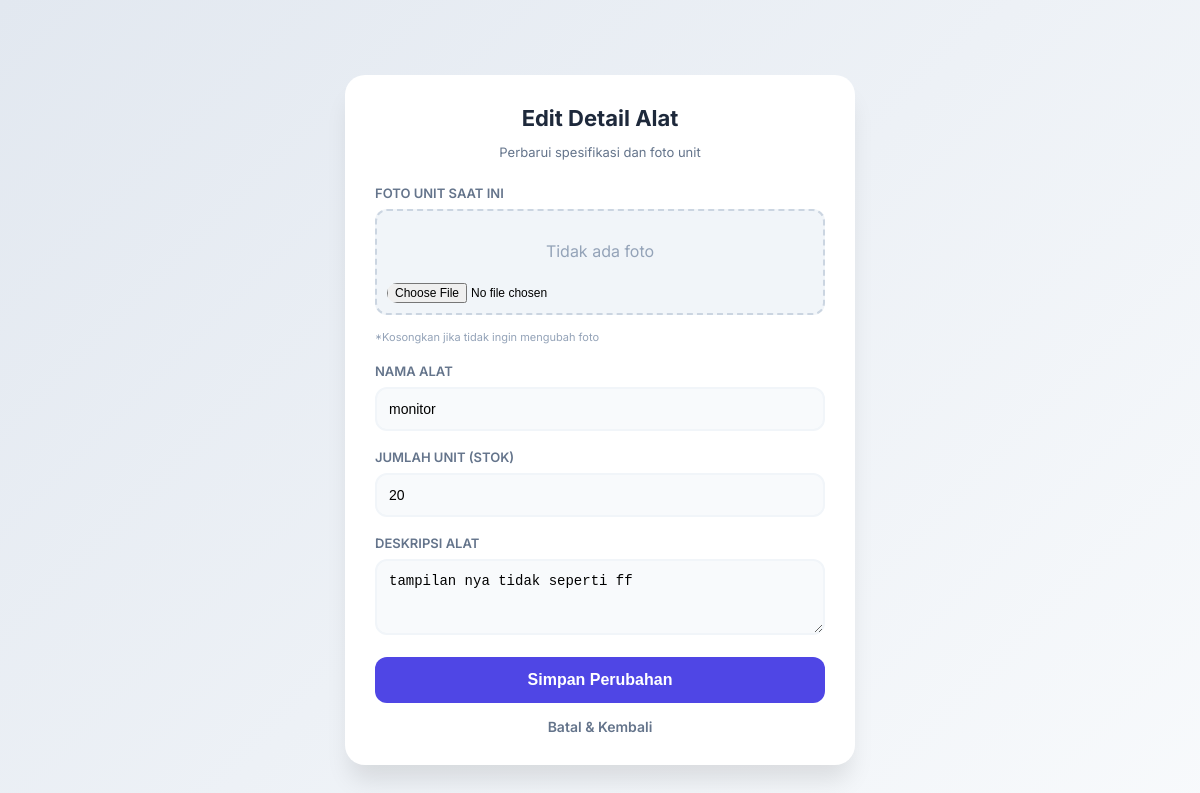
/app/view/admin/edit_alat.php?id=2 (signed in), run on the app's committed database.
### tables this page shows
CREATE TABLE `alat` (
  `alat_id` int(11) NOT NULL,
  `kategori_id` int(11) DEFAULT NULL,
  `nama_alat` varchar(100) NOT NULL,
  `stok` int(11) DEFAULT 0,
  `deskripsi` text DEFAULT NULL,
  `gambar` varchar(255) DEFAULT 'default.jpg',
  `denda_per_hari` int(11) DEFAULT 0
);

### app/view/admin/edit_alat.php (the view, shortened to what this page needs)
<?php
$host = "localhost";
$user = "root";
$pass = "";
$db   = "peminjaman_alat";
$conn = mysqli_connect($host, $user, $pass, $db);
$id = isset($_GET['id']) ? $_GET['id'] : 0;
$sql = "SELECT * FROM alat WHERE alat_id = ?";
$stmt = mysqli_prepare($conn, $sql);
mysqli_stmt_bind_param($stmt, "i", $id);
mysqli_stmt_execute($stmt);
$result = mysqli_stmt_get_result($stmt);
$data = mysqli_fetch_assoc($result);
?>
<!DOCTYPE html>
<html lang="id">
<head>
</head>
<body>
    <div class="edit-card">
        <div class="header">
            <h2>Edit Detail Alat</h2>
            <p style="color: #64748b; font-size: 13px;">Perbarui spesifikasi dan foto unit</p>
        </div>
        <form action="" method="POST" enctype="multipart/form-data">
            <div class="form-group">
                <label>Foto Unit Saat Ini</label>
                <div class="preview-container">
                    <?php if (!empty($data['gambar']) && file_exists("img/" . $data['gambar'])): ?>
                        <img src="img/<?php echo $data['gambar']; ?>" class="img-display" alt="Foto Alat">
                    <?php else: ?>
                        <div style="padding: 20px; color: #94a3b8;">Tidak ada foto</div>
                    <?php endif; ?>
                    <input type="file" name="gambar" class="file-input">
                </div>
                <small style="color: #94a3b8; font-size: 11px;">*Kosongkan jika tidak ingin mengubah foto</small>
            </div>
            <div class="form-group">
                <label>Nama Alat</label>
                <input type="text" name="nama_alat" value="<?php echo htmlspecialchars($data['nama_alat']); ?>" required>
            </div>
            <div class="form-group">
                <label>Jumlah Unit (Stok)</label>
                <input type="number" name="stok" value="<?php echo (int)$data['stok']; ?>" required>
            </div>
            <div class="form-group">
                <label>Deskripsi Alat</label>
                <textarea name="deskripsi" rows="3" required><?php echo htmlspecialchars($data['deskripsi']); ?></textarea>
            </div>
            <button type="submit" name="update" class="btn-save">Simpan Perubahan</button>
            <a href="dashboard.php" class="btn-back">Batal & Kembali</a>
        </form>
    </div>
</body>
</html>

### app/view/admin/edit_alat.php (style rules this page uses)
:root { --primary: #4f46e5; --primary-hover: #4338ca; --text-main: #1e293b; --text-label: #64748b; --white: #ffffff; }
body { font-family: 'Inter', sans-serif; background: linear-gradient(135deg, #e2e8f0 0%, #f8fafc 100%); margin: 0; display: flex; justify-content: center; align-items: center; min-height: 100vh; padding: 20px; }
.edit-card { background: var(--white); padding: 30px; border-radius: 20px; box-shadow: 0 20px 25px -5px rgba(0, 0, 0, 0.1); width: 100%; max-width: 450px; }
.header { text-align: center; margin-bottom: 25px; }
.header h2 { margin: 0; color: var(--text-main); font-size: 22px; }
.form-group { margin-bottom: 18px; }
label { display: block; font-weight: 600; margin-bottom: 8px; color: var(--text-label); font-size: 13px; text-transform: uppercase; }
input, textarea { width: 100%; padding: 12px; border: 2px solid #f1f5f9; border-radius: 12px; box-sizing: border-box; font-size: 14px; background: #f8fafc; }
.preview-container { background: #f1f5f9; padding: 10px; border-radius: 12px; text-align: center; margin-bottom: 10px; border: 2px dashed #cbd5e1; }
.file-input { font-size: 12px; background: none; border: none; padding: 0; }
.btn-save { width: 100%; padding: 14px; background: var(--primary); color: white; border: none; border-radius: 12px; cursor: pointer; font-weight: 700; font-size: 16px; }
.btn-back { display: block; text-align: center; margin-top: 15px; color: var(--text-label); text-decoration: none; font-size: 14px; font-weight: 600; }

### data on the page
alat: nama_alat "monitor", stok "20", deskripsi "tampilan nya tidak seperti ff"
